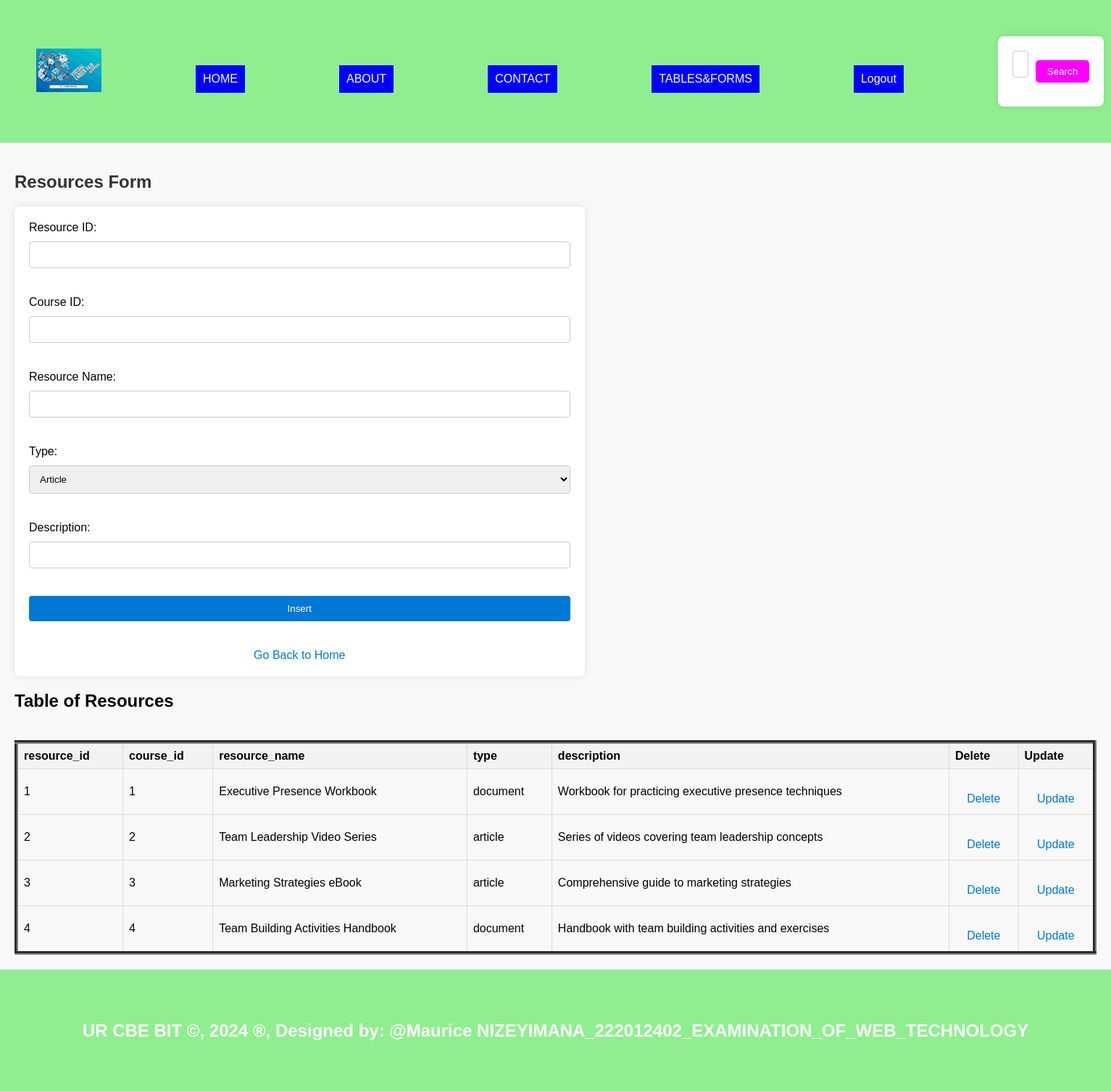
Screenshot of /Resources.php with the database file from the repository.
### tables this page shows
CREATE TABLE `resources` (
  `resource_id` int(11) NOT NULL,
  `resource_name` varchar(100) DEFAULT NULL,
  `type` enum('article','video','document') DEFAULT NULL,
  `description` text DEFAULT NULL,
  `course_id` int(11) DEFAULT NULL
);

### Resources.php (the view, shortened to what this page needs)
<?php
include "menu.php";
?>
<!DOCTYPE html>
<html>
<head>
</head>
<body>
<section>
    <h1>Resources Form</h1>
    <form method="post" onsubmit="return confirmInsert();">
        <label for="resid">Resource ID:</label>
        <input type="number" id="resid" name="resid"><br><br>
        <label for="courseid">Course ID:</label>
        <input type="number" id="courseid" name="courseid" required><br><br>
        <label for="resname">Resource Name:</label>
        <input type="text" id="resname" name="resname" required><br><br>
        <label for="typ">Type:</label>
        <select id="typ" name="typ" required>
            <option value="article">Article</option>
        </select><br><br>
        <label for="descr">Description:</label>
        <input type="text" id="descr" name="descr" required><br><br>
        <input type="submit" name="add" value="Insert"><br><br>
        <a href="./home.php">Go Back to Home</a>
    </form>
    <center><h2>Table of Resources</h2></center>
    <table border="5">
        <tr>
            <th>resource_id</th>
            <th>course_id</th>
            <th>resource_name</th>
            <th>type</th>
            <th>description</th>
            <th>Delete</th>
            <th>Update</th>
        </tr>
        <?php
        include "database_connection.php";
        $sql = "SELECT * FROM Resources";
        $result = $connection->query($sql);
        if ($result->num_rows > 0) {
            while ($row = $result->fetch_assoc()) {
                $resource_id = $row['resource_id'];
                echo "<tr>
                    <td>" . $row['resource_id'] . "</td>
                    <td>" . $row['course_id'] . "</td>
                    <td>" . $row['resource_name'] . "</td>
                    <td>" . $row['type'] . "</td>
                    <td>" . $row['description'] . "</td>
                    <td><a style='padding:4px' href='delete_Resources.php?resource_id=$resource_id'>Delete</a></td>
                    <td><a style='padding:4px' href='update_Resources.php?resource_id=$resource_id'>Update</a></td>
                </tr>";
            }
        } else {
            echo "<tr><td colspan='7'>No data found</td></tr>";
        }
        ?>
    </table>
</body>
 <footer>
    <center><b><h2>UR CBE BIT &copy, 2024 &reg, Designed by: @Maurice NIZEYIMANA_222012402_EXAMINATION_OF_WEB_TECHNOLOGY</h2></b></center>
  </footer>
</body>
</html>

### style.css (style rules this page uses)
body { font-family: Arial, sans-serif; margin: 0; padding: 0; }
section { padding:82px; border-bottom: 1px solid #ddd; }
footer { text-align: center; padding: 20px; background-color:darkmagenta; }

### menu.php (style rules this page uses)
body { background-image: url('./Image/virtual.jpeg'); background-size: cover; margin: 0; padding: 0; }
footer { background-color: lightgreen; padding: 50px; text-align: center; color: white; }

### Resources.php (style rules this page uses)
body { font-family: Arial, sans-serif; background-color: #f8f8f8; margin: 0; padding: 0; }
section { padding: 20px; display: flex; justify-content: flex-start; align-items: flex-start; flex-direction: column; }
h1 { text-align: center; color: #333; }
form { width: 50%; margin-right: auto; background-color: #fff; padding: 20px; border-radius: 8px; box-shadow: 0 0 10px rgba(0, 0, 0, 0.1); }
label { display: block; margin-bottom: 10px; }
input[type="number"], input[type="text"], select { width: 100%; padding: 10px; margin-bottom: 20px; border: 1px solid #ccc; border-radius: 4px; box-sizing: border-box; }
input[type="submit"] { width: 100%; padding: 10px; background-color: #0078D4; color: #fff; border: none; border-radius: 4px; cursor: pointer; transition: background-color 0.3s; }
a { display: block; text-align: center; color: #0078D4; text-decoration: none; margin-top: 20px; }
table { width: 100%; border-collapse: collapse; margin-top: 20px; }
th, td { border: 1px solid #ddd; padding: 8px; text-align: left; }
th { background-color: #f2f2f2; }

### rows the page displays
resources: resource_id "1", course "1", resource_name "Executive Presence Workbook", type "document", description "Workbook for practicing executive presence techniques"
resources: resource_id "2", course "2", resource_name "Team Leadership Video Series", type "article", description "Series of videos covering team leadership concepts"
resources: resource_id "3", course "3", resource_name "Marketing Strategies eBook", type "article", description "Comprehensive guide to marketing strategies"
resources: resource_id "4", course "4", resource_name "Team Building Activities Handbook", type "document", description "Handbook with team building activities and exercises"
